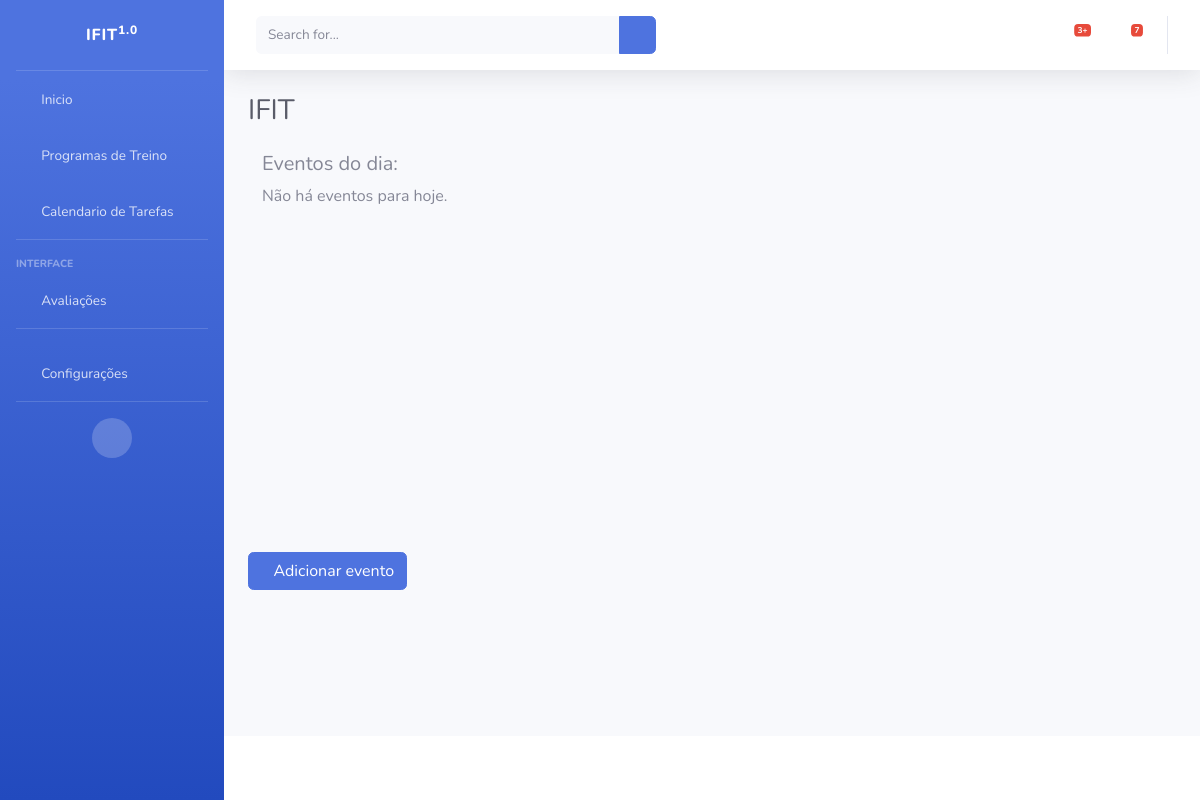
The page /Calendar/ on the database as committed earlier.
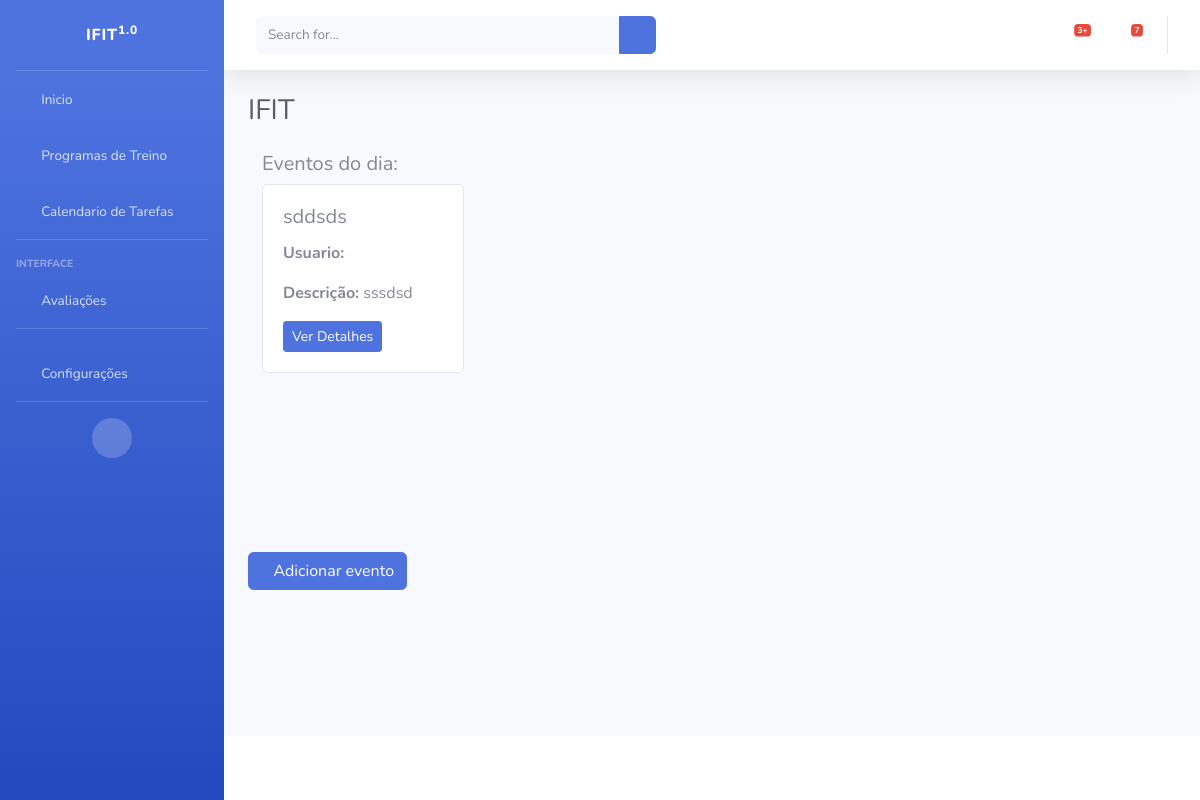
The same page on the database as committed later.
### tasks/models.py (models this page shows, shortened)
class Task(models.Model):
    id = models.BigAutoField(primary_key=True)
    title = models.CharField(max_length=255)
    description = models.TextField()
    start_date = models.DateField()
    end_date = models.DateField()
    total_subs = models.PositiveIntegerField(default=0)
    subs = models.PositiveIntegerField(default=0)
    start_time = models.TimeField()
    end_time = models.TimeField()
    usuario = models.ForeignKey(User, on_delete=models.CASCADE)
    programa_treino = models.ForeignKey(TrainingExercicio, on_delete=models.PROTECT)
    created_at = models.DateTimeField(auto_now_add=True)
    updated_at = models.DateTimeField(auto_now=True)

### tasks/views.py (the view)
# urls.py: path('Calendar/', CalendarView.as_view(), name='calendar'),
class CalendarView(TemplateView):
    template_name = 'tasks/calendar.html'
    def get_context_data(self, **kwargs):
        user_turma = getattr(self.request.user, 'turma', None)
        context = super().get_context_data(**kwargs)
        is_discente = self.request.user.groups.filter(name='Discente').exists() if self.request.user.is_authenticated else False
        is_docente = self.request.user.groups.filter(name='Docente').exists() if self.request.user.is_authenticated else False
        today = timezone.localdate()
        if not self.request.user.is_authenticated:
            events_today = Task.objects.filter(
                start_date__lte=today,
                end_date__gte=today
            )
        elif is_discente and user_turma:
            events_today = Task.objects.filter(
                turma=user_turma,
                start_date__lte=today,
                end_date__gte=today
            )
        elif is_docente:
            events_today = Task.objects.filter(
                usuario=self.request.user,
                start_date__lte=today,
                end_date__gte=today
            )
        else:
            events_today = Task.objects.filter(
                start_date__lte=today,
                end_date__gte=today
            )
        context['events_today'] = events_today
        context['programa_treino'] = TrainingExercicio.objects.all()
        return context

### tasks/templates/tasks/calendar.html (shortened to what this page needs)
{% extends 'paginas/index.html' %}
{% load static %}
{% block conteudo %}
<div class="container-fluid mt-4">
    <div class="row" id="calendar-container">
        <div class="col-md-3 mb-3" id="events-column">
            <h5>Eventos do dia:</h5>
            {% for event in events_today %}
                <div class="card mb-2">
                    <div class="card-body">
                        <h5 class="card-title">{{ event.title }}</h5>
                        <p class="card-text"><strong>Usuario:</strong> {{ event.user }}</p>
                        <p class="card-text"><strong>Descrição:</strong> {{ event.description }}</p>
                        <a href="/task/{{ event.id }}" class="btn btn-primary btn-sm">Ver Detalhes</a>
                    </div>
                </div>
            {% empty %}
                <p class="text-muted">Não há eventos para hoje.</p>
            {% endfor %}
        </div>
        <div class="col-md-9" id="calendar-column">
            <div id="calendar"></div>
        </div>
    </div>
</div>
<div class="row mb-3">
    <div class="col-12 col-sm-auto">
        <a id="add-link" href="{% url 'new-task' %}" class="btn btn-primary d-flex align-items-center">
            <i class="fas fa-plus me-2"></i> Adicionar evento
        </a>
    </div>
</div>
{% endblock %}

Rows that differ between the two databases and show on the page:
added Task: title "sddsds", description "sssdsd"
Other text that changed with them:
text no longer shown: "Não há eventos para hoje."
